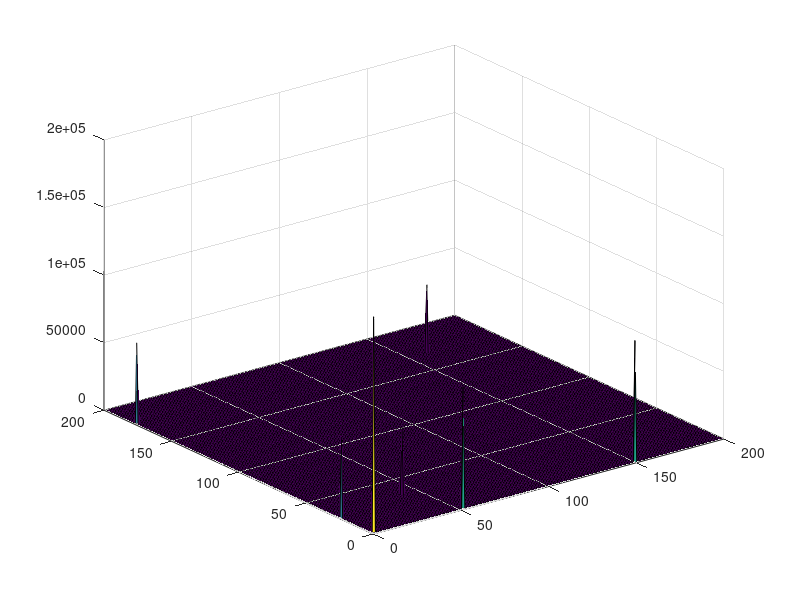
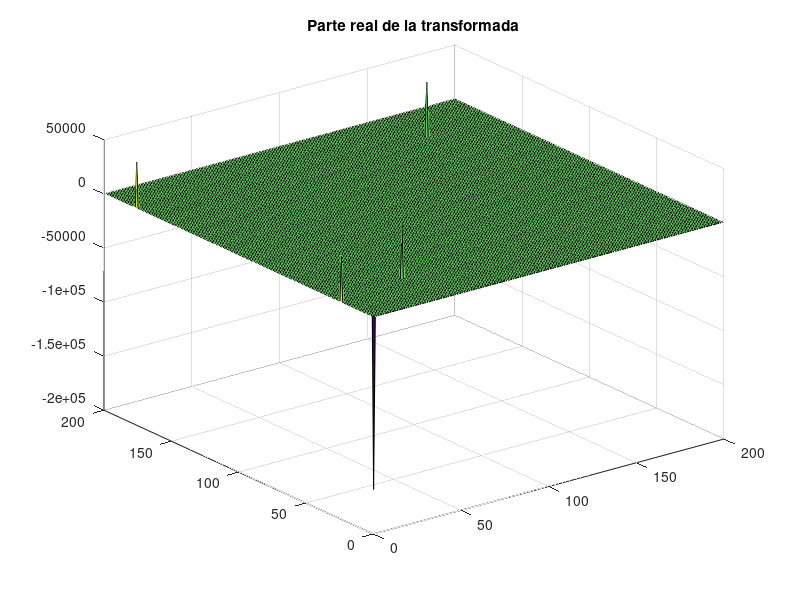
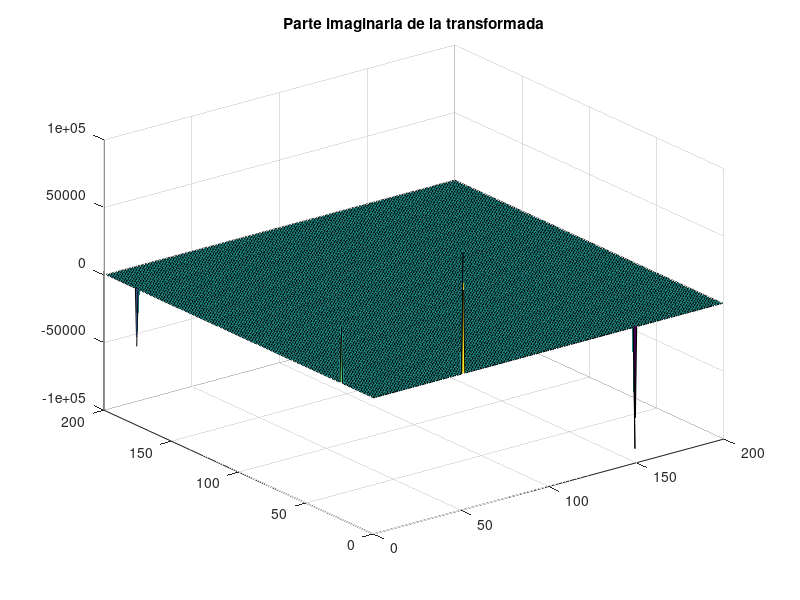
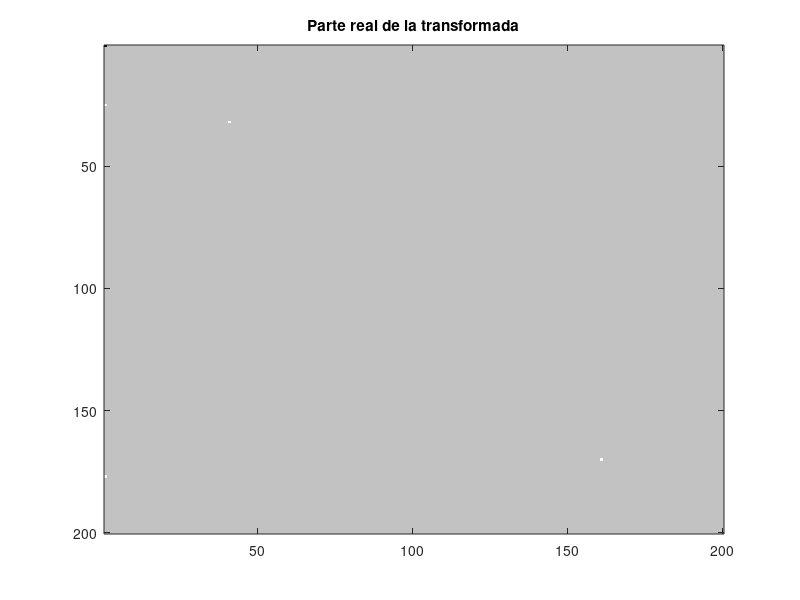

The MATLAB source for these figures, in order:
%% Realizado por Francisco Chanivet Sánchez
clear all;
close all;
load muestra2DFeb2022.mat;

fourier = fft2(z);
%% Apartado a) Componente Continua
CC = sign(fourier(1,1)) * abs(fourier(1,1))/numel(z);

%% Apartado b) Amplitud
ok = find(abs(fourier) > 0.1);

A = abs(fourier(ok(2:end)))/(numel(z)/2); % Como aparece la componente continua porque es mayor de 0, entonces empezaremos por el 2

%% Apartado c) Frecuencias
frecx = linspace(0,Fsx,size(z,2)+1);
frecy = linspace(0,Fsx,size(z,1)+1);

[f,c] = find(abs(fourier) > 0.1);

Fx = frecx(c(2:end));
Fy = frecy(f(2:end));

%% Apartado d) Fase
fase = angle(fourier(ok(2:end))) + pi/2; % Debido a que estamos trabajando con una señal sinusoidal.

%% Apartado e) Resolucion espectral en cada eje
resolucion_x = Fsx/size(z,2);
resolucion_y = Fsy/size(z,1);

%% Apartado f) Coeficientes espectrales de la transformada de Fourier

figure,surf(abs(fourier));

% Podemos observar que los coeficientes espectrales de la transformada de Fourier se encuentran
% en las diagonales y en los laterales. Podemos observar que en la coordenada (0,0) se encuentra
% la componente continua de la funcion 

%% Apartado g)

parte_real = real(fourier);
parte_imaginaria = imag(fourier);

figure, surf(parte_real);
title("Parte real de la transformada");
figure, surf(parte_imaginaria);
title("Parte imaginaria de la transformada");

figure, imagesc(parte_real), colormap gray;
title("Parte real de la transformada");
figure, imagesc(parte_imaginaria), colormap gray;
title("Parte imaginaria de la transformada");

% En estas gráficas podemos observar donde se encuentra la conjugada de
% cada valor de la transformada de Fourier, esto se puede visualizar
% correctamente observando la gráfica de la parte imaginaria, que podemos
% apreciar que se encuentran en las diagonales de la gráfica. También
% podemos observar en la parte real de la gráfica los valores que
% representan la energía de la señal (esta se encuentra en la coordenada
% (0,0)) y los valores que corresponden al centro de la transformada.
%% Apartado h)
FmaxX = Fsx/2;
FmaxY = Fsy/2;

% La maxima frecuencia ha de ser de 50 Hz, luego la señal con frecuencias igual a 12.25 Hz
% pueden ser muestreadas.
%% Apartado i)

centro = ifft(fftshift(fourier));

figure,imagesc(abs(centro)),colormap gray;